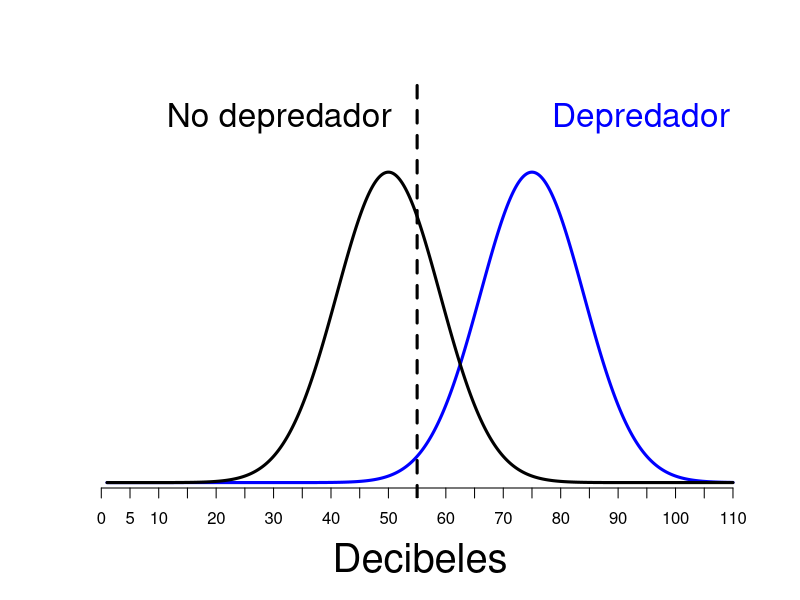

Write the R code that produced this figure.
rm(list=ls()) 


soporte <- seq(1,110,.05)        #Especificamos el Soporte de nuestras distribuciones
intensidad <- seq(0,110,5)
d_ruido <- dnorm(soporte,50,9)   #Definimos nuestra distribucion de Ruido de acuerdo a la teoria (Media=0 y DV=1)
d_luz <- dnorm(soporte,75,9)   #Definimos la distribucion de Se??al, con media en d'


plot(soporte,type='l', xlim=c(1,110),ylim=c(0,0.055), 
     axes=F, ann = FALSE)             #Dibujamos la distribucion de ruido
axis(1,at=intensidad,labels=intensidad, line=-0.5)
lines(soporte,d_luz,type='l',col='blue', lwd=3) #Dibujamos la distribucion de Se??al
lines(soporte,d_ruido,type='l',col='black', lwd=3) #Dibujamos la distribucion de Se??al
abline(v=55,col='black', lty=2, lwd=3)                      #Dibujamos el criterio
text(94,0.052,"Depredador", col="blue", font=1, cex=2) 
text(31,0.052,"No depredador", col="black", font=1, cex=2) 
mtext(side=1, text = "Decibeles", line=2.9, cex=2.4)
#abline(v=75,col='red', lty=2, lwd=2.5)                      #Dibujamos el criterio
#text(72,0.047,expression(mu), col="red", font=1, cex=2)







